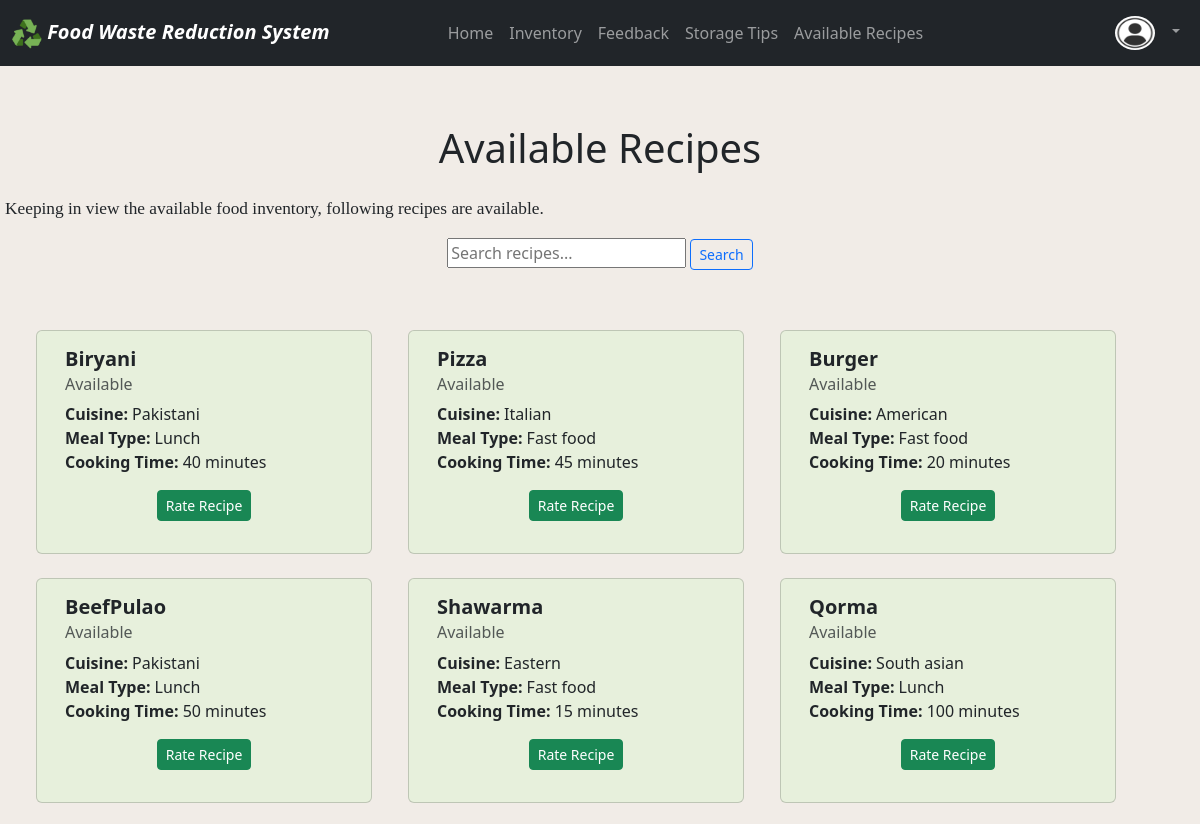
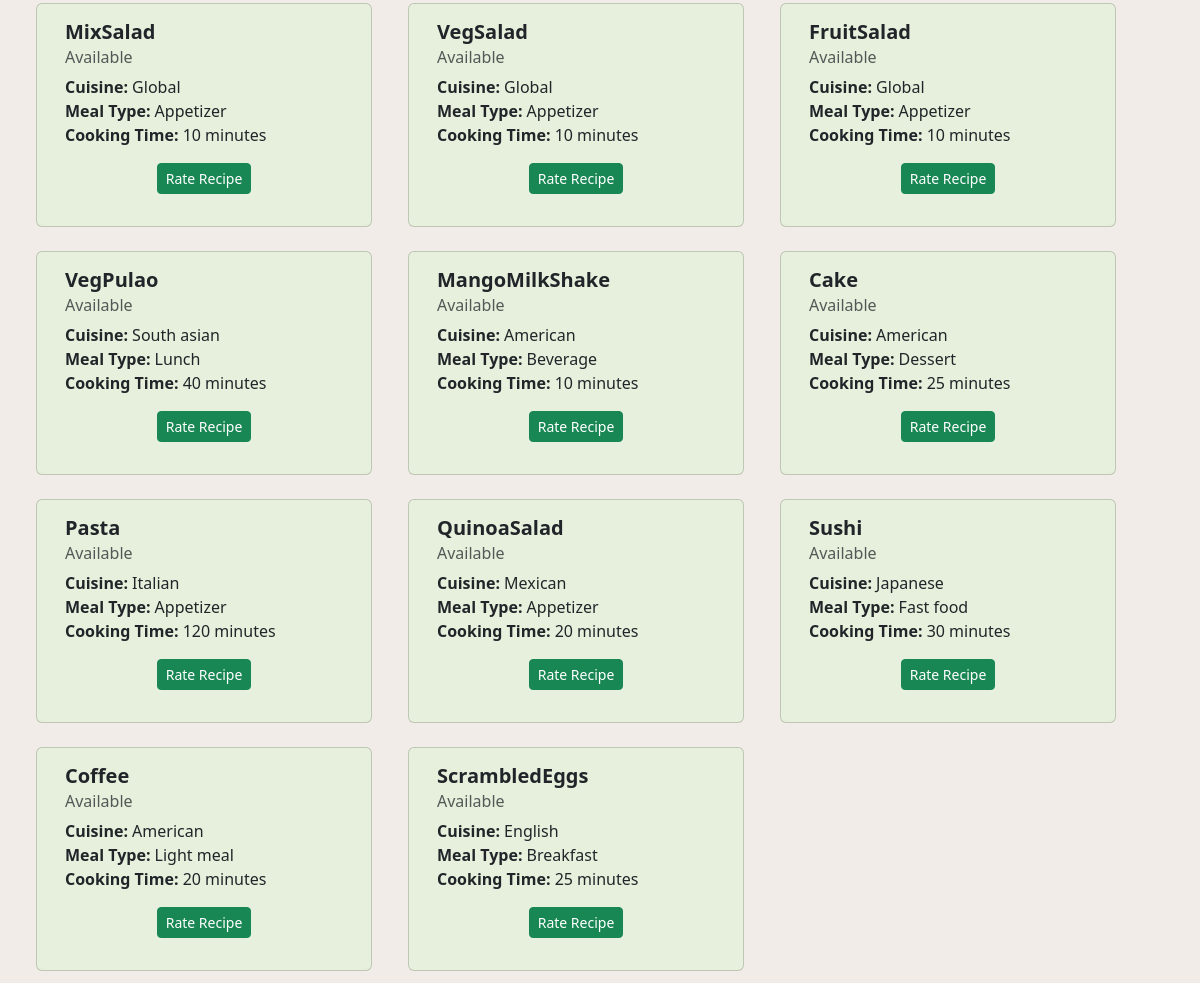
The page /views/user_dashboard/available_recipes.php on the database its author committed (2 pictures, top to bottom).
### tables this page shows
CREATE TABLE `recipe` (
  `recipe_id` int(11) NOT NULL,
  `recipe_name` varchar(255) NOT NULL,
  `cuisine` varchar(255) NOT NULL,
  `meal_type` varchar(255) NOT NULL,
  `cooking_time` varchar(255) NOT NULL
);

### core/functions.php (called while the page is built, shortened)
<?php
function capitalise($data)
{
  return ucfirst($data);
}

### views/user_dashboard/available_recipes.php (the view, shortened to what this page needs)
<?php
include('../../config/connection.php');
include('../../includes/header.php');
include('../../core/functions.php');
include('navbar.php');
?>
<h1 class="text-center mt-1 mb-4">Available Recipes</h1>
<p style="padding-left:5px; font-family:book antiqua; font-size:13pt">Keeping in view the available food inventory, following recipes are available. </p>
<form method="GET" action="" class="text-center mb-5">
    <input type="text" name="search" placeholder="Search recipes..." value="<?php echo isset($_GET['search']) ? $_GET['search'] : ''; ?>">
    <button type="submit" class="btn btn-sm btn-outline-primary">Search</button>
</form>
<?php
$dishes = array(
    "biryani",
    "pizza",
    "burger",
    "beefPulao",
    "shawarma",
    "qorma",
    "mixSalad",
    "vegSalad",
    "fruitSalad",
    "vegPulao",
    "mangoMilkShake",
    "cake",
    "pasta",
    "quinoaSalad",
    "sushi",
    "coffee",
    "scrambledEggs"
);
$columnCount = 0;
foreach ($dishes as $dish) {
    if ($dish) {
        $query = "SELECT * FROM recipe WHERE recipe_name REGEXP '$dish'";
        $result = mysqli_query($connect, $query);
        if (mysqli_num_rows($result) > 0) {
            if ($columnCount === 0) {
                echo "<div class='row' style='margin-left:1%'>";
            }
            while ($dish_data = mysqli_fetch_assoc($result)) {
                echo "<div class='card col-sm-4' style='margin:1%; margin-left:2%; height:11%; width:28%;  background-color: #E7F0DC;'>";
                echo "<div class='card-body'>";
                echo "<h5 class='card-title'><strong>" . ucfirst($dish) . "</strong></h5>";
                echo "<h6 class='card-subtitle mb-2 text-muted'>Available</h6>";
                echo "<p class='card-text'>";
                echo "<strong>Cuisine: </strong>" . capitalise($dish_data['cuisine']) . "<br/>";
                echo "<strong>Meal Type: </strong>" . capitalise($dish_data['meal_type']) . "<br/>";
                echo "<strong>Cooking Time: </strong>" . capitalise($dish_data['cooking_time']) . " minutes </br>";
                echo "</p>";
                echo "<p class='text-center'>";
                echo "<a href='feedback.php' class='card-link btn btn-sm btn-success'>Rate Recipe</a>";
                echo "</p>";
                echo "</div>";
                echo "</div>";
                $columnCount++;
                if ($columnCount % 3 === 0) {
                    echo "</div>";
                    $columnCount = 0;
                }
            }
        }
    }
}
if ($columnCount > 0) {
    echo "</div>";
}
?>
<?php include('../../includes/footer.php') ?>

### views/user_dashboard/navbar.php (style rules this page uses)
body { background-color: #F1ECE7; }

### views/user_dashboard/available_recipes.php (style rules this page uses)
body { background-color: #F1ECE7; }

### rows shown on the page
recipe: dish "Biryani", cuisine "Pakistani", meal_type "Lunch", cooking_time "40"
recipe: dish "Pizza", cuisine "Italian", meal_type "Fast food", cooking_time "45"
recipe: dish "Burger", cuisine "American", meal_type "Fast food", cooking_time "20"
recipe: dish "BeefPulao", cuisine "Pakistani", meal_type "Lunch", cooking_time "50"
recipe: dish "Shawarma", cuisine "Eastern", meal_type "Fast food", cooking_time "15"
recipe: dish "Qorma", cuisine "South asian", meal_type "Lunch", cooking_time "100"
recipe: dish "MixSalad", cuisine "Global", meal_type "Appetizer", cooking_time "10"
recipe: dish "VegSalad", cuisine "Global", meal_type "Appetizer", cooking_time "10"
recipe: dish "FruitSalad", cuisine "Global", meal_type "Appetizer", cooking_time "10"
recipe: dish "VegPulao", cuisine "South asian", meal_type "Lunch", cooking_time "40"
recipe: dish "MangoMilkShake", cuisine "American", meal_type "Beverage", cooking_time "10"
recipe: dish "Cake", cuisine "American", meal_type "Dessert", cooking_time "25"
recipe: dish "Pasta", cuisine "Italian", meal_type "Appetizer", cooking_time "120"
recipe: dish "QuinoaSalad", cuisine "Mexican", meal_type "Appetizer", cooking_time "20"
recipe: dish "Sushi", cuisine "Japanese", meal_type "Fast food", cooking_time "30"
recipe: dish "Coffee", cuisine "American", meal_type "Light meal", cooking_time "20"
recipe: dish "ScrambledEggs", cuisine "English", meal_type "Breakfast", cooking_time "25"
